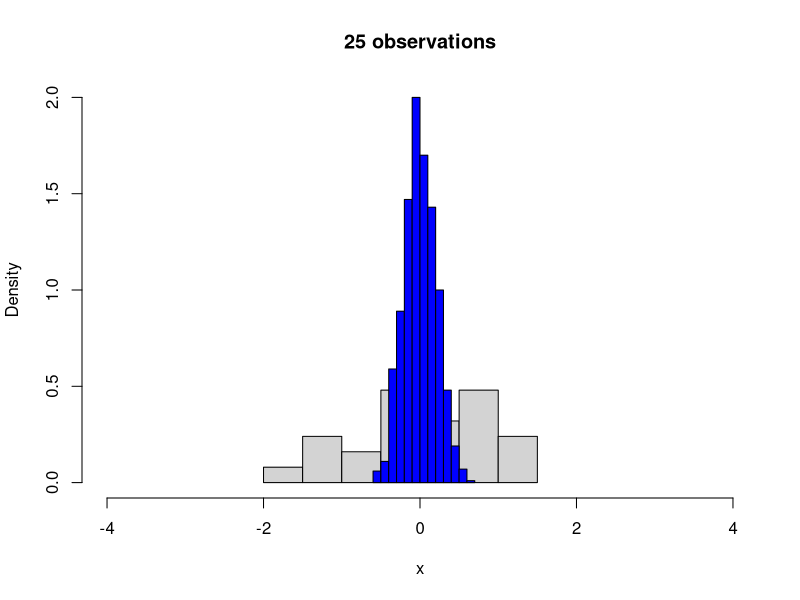

The R script that drew this image:
## ---- chunk 1
knitr::opts_chunk$set(echo = TRUE)
## ---- chunk 2

#create a set of 25 values in the normal distribution
x <- rnorm(25)
hist(x, freq = FALSE, ylim = c(0,2), xlim = c(-4,4), main = "25 observations")

#calculate the mean of that distribution 1000 times
mean.x <- replicate(1000, mean(rnorm(25)))
hist(mean.x, add = TRUE, col = "blue", freq = F)

#calculate the 95% interval of the data
sd(x)
(mean(x))+(1.96*(sd(x)))
(mean(x))-(1.96*(sd(x)))


#Calculate the 95% confidence interval on the mean
(mean(x))+(1.96*(sd(x)/sqrt(25)))
(mean(x))-(1.96*(sd(x)/sqrt(25)))
